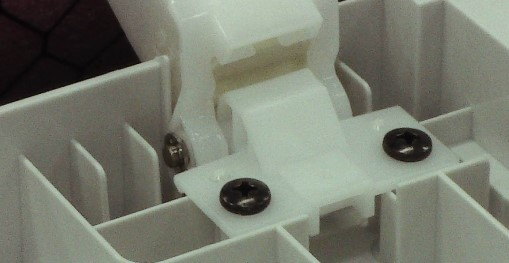
#> input picture img/trai_81.jpg, 509 x 263 px
$ python align.py   (older library calls are emulated)
#> lines starting #> are read from the running program, lines starting #| are printed output that depends on the picture
#> further down, img_control is the input picture: shape (263, 509, 3); mean B, G, R 110.2, 123, 119
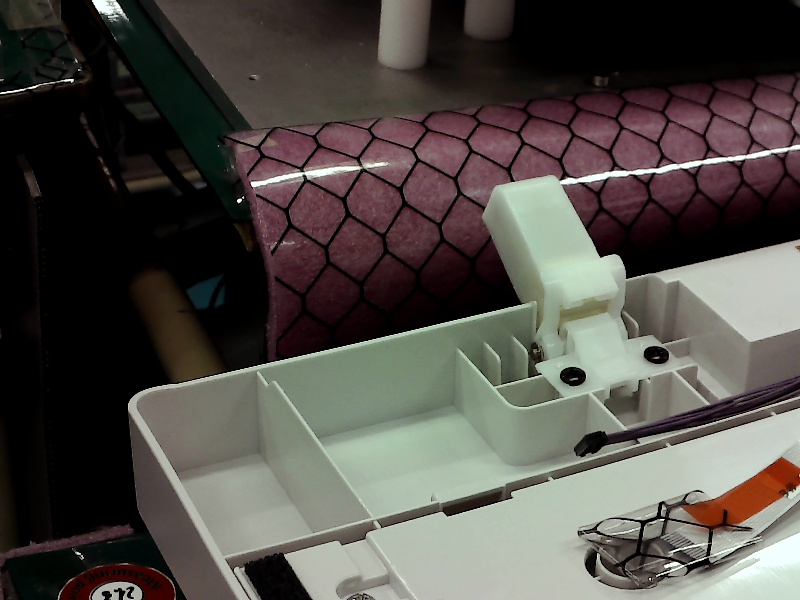
#> input picture cam1.jpg, 800 x 600 px
#> further down, img_query is the input picture: shape (600, 800, 3); mean B, G, R 71.5, 76.6, 80.7
### draw.py
import numpy as np
import cv2

def draw_match_rect(image, corners, color=(255,255,255)):
	cv2.polylines(image, corners, True, color)


# [11 lines left out: functions draw_match_line, draw_cross, not called in this run]


def draw_traces(img_control, img_query, kp_pairs, corners, status=None):
	h1, w1 = img_control.shape[:2]
	h2, w2 = img_query.shape[:2]
	img_combine = np.zeros((max(h1, h2), w1+w2), np.uint8)
	img_combine[:h1, :w1] = img_control
	img_combine[:h2, w1:w1+w2] = img_query
	img_combine = cv2.cvtColor(img_combine, cv2.COLOR_GRAY2BGR)

	offset_corners = np.int32(corners.reshape(-1, 2) + (w1, 0))
	draw_match_rect(img_combine, [offset_corners])

	if status is None:
		status = np.ones(len(kp_pairs), np.bool_)
	p1 = np.int32([kpp[0].pt for kpp in kp_pairs])
	p2 = np.int32([kpp[1].pt for kpp in kp_pairs]) + (w1, 0)

	# Draw inliers (if successfully found the object)
	# or matching keypoints (if failed)
	for (x1, y1), (x2, y2), inlier in zip(p1, p2, status):
		if inlier:
			draw_match_line(img_combine, x1, x2, y1, y2, 2)
		else:
			draw_cross(img_combine, x1, x2, y1, y2, 2)

	cv2.imshow("original", img_combine)

### align.py
import numpy as np
import cv2
import sys, os
import helper
import draw

def filter_matches(kp1, kp2, matches, ratio=0.75):
	# matched key points
	mkp1, mkp2 = [], []
	for m in matches:
		if len(m) == 2 and m[0].distance < m[1].distance * ratio:
			m = m[0]
			mkp1.append( kp1[m.queryIdx] )
			mkp2.append( kp2[m.trainIdx] )
	p1 = np.float32([kp.pt for kp in mkp1])
	p2 = np.float32([kp.pt for kp in mkp2])
	kp_pairs = zip(mkp1, mkp2)
	return p1, p2, kp_pairs

def compute_perspective(img_control, img_query, corners):
	# Determine topleft,topright,bottomright,bottomleft corners
	query_rectangle = helper.get_corners(corners.reshape(4,2))
	max_h, max_w = img_control.shape[:2]

	empty_array = np.array([
		[0, 0],
		[max_w-1, 0],
		[max_w-1, max_h-1],
		[0, max_h-1]], dtype="float32")

	# Calculates a perspective transform from four pairs of points
	perspective_transform_matrix = cv2.getPerspectiveTransform(query_rectangle, empty_array)

	# Transform query image based on matrix
	return cv2.warpPerspective(img_query, perspective_transform_matrix, (max_w, max_h))

def resize(img, maximum_small_edge=500):
#> called with maximum_small_edge = 500
	h = img.shape[0]
#> h = 263
	w = img.shape[1]
#> w = 509
	small_edge = h if h < w else w
#> small_edge = 263

	# If the image is already 500px or smaller on the shorter edge
	if small_edge <= maximum_small_edge:
		return img

	scale_ratio = 1 / (small_edge*1.0 / maximum_small_edge)
	return cv2.resize(img, (0,0), fx=scale_ratio, fy=scale_ratio)

def get_warped_image(img_control, img_query, draw_traces=False):
	img_control = resize(img_control)
	img_query = resize(img_query)

	# TODO: switch from patented SIFT to free-to-use BRISK (or other)
	detector = cv2.SIFT()
	matcher = cv2.BFMatcher(cv2.NORM_L2)

	# Find keypoints and descriptors
	keypoints1, descriptors1 = detector.detectAndCompute(img_control, None)
#> keypoints1 = 152 keypoints; strongest (x, y, size): (405, 146, 25.9), (184, 195, 2.7), (405, 150, 4.3), (425, 148, 2.2)
	keypoints2, descriptors2 = detector.detectAndCompute(img_query, None)
#> keypoints2 = 957 keypoints; strongest (x, y, size): (199, 167, 2.3), (60, 67, 1.9), (478, 313, 11.9), (212, 153, 3.4)

	# Find keypoints that match between the two images
	raw_matches = matcher.knnMatch(descriptors1, trainDescriptors=descriptors2, k=2)
#> raw_matches = 152 matches

	# Filter out weak matches
	points1, points2, kp_pairs = filter_matches(keypoints1, keypoints2, raw_matches)
#> after the loop in filter_matches, `for m in matches:`: mkp1 = 54 keypoints; strongest (x, y, size): (405, 146, 25.9), (176, 158, 22.1), (201, 185, 26.5), (169, 192, 12); mkp2 = 54 keypoints; strongest (x, y, size): (545, 296, 10.9), (443, 310, 5.3), (447, 296, 9.6), (445, 292, 1.9)
#> in filter_matches, `p1 = np.float32([kp.pt for kp in mkp1])`: p1 = 54 pairs, first value 79.19 to 482.3, second value 48.3 to 255.9
#> in filter_matches, `p2 = np.float32([kp.pt for kp in mkp2])`: p2 = 54 pairs, first value 79.46 to 641.8, second value 69.48 to 460
#> points1 has the same summary as p1 in filter_matches; points2 has the same summary as p2 in filter_matches

	if len(points1) < 4:
		raise Exception("Khong xac dinh duoc anh")

	# Find the transformation homography
	# H - 3x3 transformation matrix
	# status - vector of [0,1] one-hot values
	# Basic idea: img1 = H*img2
	H, status = cv2.findHomography(points1, points2, cv2.RANSAC, 5.0)
#> H = [[0.447, 0.00567, 373.7], [0.0351, 0.446, 222.4], [2.89e-05, 4.49e-05, 1]]; status = 54 values, max 1 at index 0, min 0 at index 8, mean 0.778
	#print "%d / %d  inliers/matched" % (np.sum(status), len(status))

	if H is None:
		raise Exception("Khong xac dinh duoc anh")


	# Extract corners in the query image
	h1, w1 = img_control.shape[:2]
#> h1 = 263; w1 = 509
	h2, w2 = img_query.shape[:2]
#> h2 = 500; w2 = 667
	blank_array = np.float32([[0,0], [w1,0], [w1,h1], [0,h1]]).reshape(2,-1,2)
	corners = cv2.perspectiveTransform(blank_array, H)

	if draw_traces:
		# Draw matching keypoint pairs for debugging
		# Traces can only be drawn on grayscale images
		gray_control = cv2.cvtColor(img_control, cv2.COLOR_BGR2GRAY)
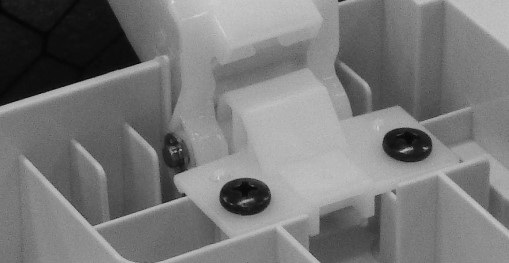
#> gray_control: shape (263, 509); min 3, max 214, mean 120.3
		gray_query = cv2.cvtColor(img_query, cv2.COLOR_BGR2GRAY)
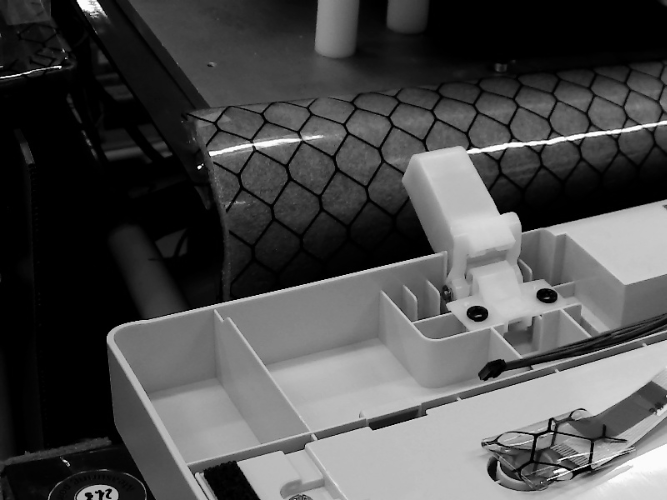
#> gray_query: shape (500, 667); min 0, max 254, mean 77.2
		draw.draw_traces(gray_control, gray_query, kp_pairs, corners, status)
#> in draw_traces, `img_combine[:h1, :w1] = img_control`:
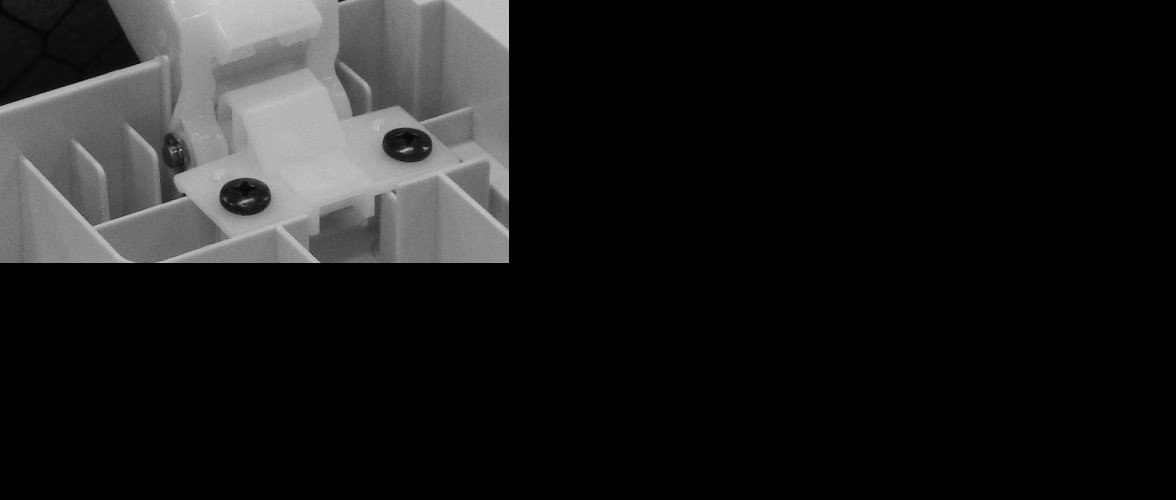
#> img_combine: shape (500, 1176); min 0, max 214, mean 27.4
#> in draw_traces, `img_combine[:h2, w1:w1+w2] = img_query`:
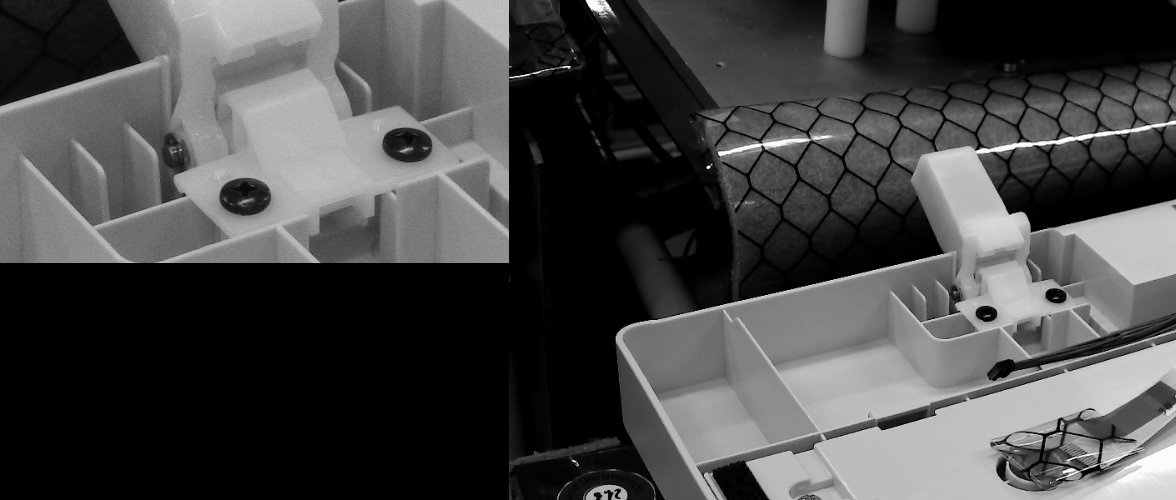
#> img_combine: shape (500, 1176); min 0, max 254, mean 71.2
#> in draw_traces, `offset_corners = np.int32(corners.reshape(-1, 2) + (w1, 0))`: offset_corners = [[882, 222], [1101, 236], [1096, 348], [879, 335]]

	warped = compute_perspective(img_control, img_query, corners)
	return warped

if __name__ == "__main__":
	control_path = "img/trai_81.jpg"
	query_path = "cam1.jpg"
	img_control = cv2.imread(control_path)
	img_query = cv2.imread(query_path)

	if img_control is None:
		raise Exception("Khong xac dinh duoc anh")


	if img_query is None:
		raise Exception("Khong xac dinh duoc anh")


#> (the run stopped early here; a loop or call above may not have finished)
